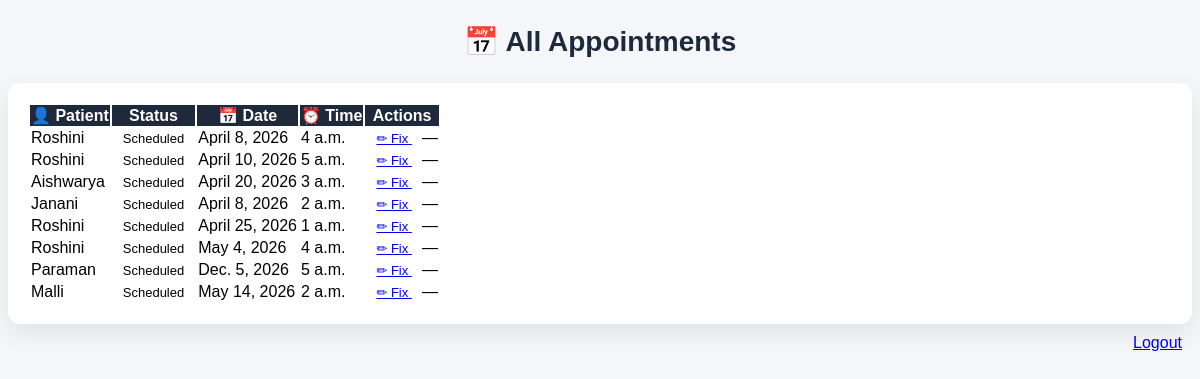
/happ/staff/appointments/ (signed in), run on the app's committed database.
### happ/models.py (models this page shows, shortened)
class Appointment(models.Model):
    STATUS_CHOICES = (
        ('PENDING', 'Pending'),
        ('VERIFIED', 'Verified'),
        ('SCHEDULED', 'Scheduled'),
        ('COMPLETED', 'Completed'),
        ('CANCELLED', 'Cancelled'),
    )
    appointment_id = models.AutoField(primary_key=True)
    patient = models.ForeignKey(Patient, on_delete=models.CASCADE)
    doctor = models.ForeignKey(Doctor, on_delete=models.SET_NULL, null=True, blank=True)
    reason = models.TextField()
    appointment_date = models.DateField(null=True, blank=True)
    appointment_time = models.TimeField(null=True, blank=True)
    status = models.CharField(max_length=20, choices=STATUS_CHOICES, default='PENDING')
    created_at = models.DateTimeField(auto_now_add=True)

class Patient(models.Model):
    patient_id = models.AutoField(primary_key=True)
    name = models.CharField(max_length=100)
    username = models.CharField(max_length=100, unique=True)
    password = models.CharField(max_length=100)
    dob = models.DateField()
    gender = models.CharField(max_length=10)
    phone = models.CharField(max_length=15)
    email = models.EmailField(unique=True)
    address = models.TextField()
    blood_group = models.CharField(max_length=5)

### happ/views.py (the view)
# urls.py: path('staff/appointments/', views.staff_appointments, name='staff_appointments'),
@login_required
def staff_appointments(request):
    appointments = Appointment.objects.all()
    return render(request, 'staff_appointments.html', {'appointments': appointments})

### happ/templates/staff_appointments.html (shortened to what this page needs)
{% block content %}
<div class="container py-4">
    <div class="page-title">📅 All Appointments</div>
    <div class="main-card">
        <div class="table-responsive">
            <table class="table align-middle text-center">
                <thead>
                    <tr>
                        <th>👤 Patient</th>
                        <th>Status</th>
                        <th>📅 Date</th>
                        <th>⏰ Time</th>
                        <th>Actions</th>
                    </tr>
                </thead>
                <tbody>
                    {% for a in appointments %}
                    <tr>
                        <td class="fw-semibold">
                            {{ a.patient.name }}
                        </td>
                        <td>
                            {% if a.status == 'PENDING' %}
                                <span class="badge bg-warning text-dark">Pending</span>
                            {% elif a.status == 'COMPLETED' %}
                                <span class="badge bg-success">Completed</span>
                            {% elif a.status == 'SCHEDULED' %}
                                <span class="badge bg-info text-dark">Scheduled</span>
                            {% else %}
                                <span class="badge bg-secondary">{{ a.status }}</span>
                            {% endif %}
                        </td>
                        <td>{{ a.appointment_date|default:"Not Fixed" }}</td>
                        <td>{{ a.appointment_time|default:"Not Fixed" }}</td>
                        <td>
                            <a href="{% url 'update_appointment' a.appointment_id %}"
                               class="btn btn-sm btn-outline-primary">
                                ✏ Fix
                            </a>
                            {% if a.status == 'COMPLETED' %}
                                <a href="{% url 'create_billing' a.appointment_id %}"
                                   class="btn btn-sm btn-success">
                                    💰 Bill
                                </a>
                            {% else %}
                                <span class="text-muted">—</span>
                            {% endif %}
                        </td>
                    </tr>
                    {% empty %}
                    <tr>
                        <td colspan="5" class="empty">
                            No appointments found
                        </td>
                    </tr>
                    {% endfor %}
                </tbody>
            </table>
        </div>
    </div>
</div>
{% endblock %}
<div style="text-align:right;padding:10px;"><a href="{% url 'logout' %}">Logout</a></div>

### happ/templates/staff_appointments.html (style rules this page uses)
.page-title { font-size:28px; font-weight:bold; color:#1e293b; margin:25px 0; text-align:center; }
.main-card { background:white; border-radius:12px; box-shadow:0 10px 25px rgba(0,0,0,0.08); padding:20px; }
.table thead { background:#1e293b; color:white; }
.badge { font-size:13px; padding:6px 10px; border-radius:8px; }
.btn-sm { border-radius:8px; font-size:13px; padding:6px 10px; }

### data on the page
Appointment: patient.name "Roshini", status "Scheduled", appointment_date "April 8, 2026", appointment_time "4 a.m."
Appointment: patient.name "Roshini", status "Scheduled", appointment_date "April 10, 2026", appointment_time "5 a.m."
Appointment: patient.name "Aishwarya", status "Scheduled", appointment_date "April 20, 2026", appointment_time "3 a.m."
Appointment: patient.name "Janani", status "Scheduled", appointment_date "April 8, 2026", appointment_time "2 a.m."
Appointment: patient.name "Roshini", status "Scheduled", appointment_date "April 25, 2026", appointment_time "1 a.m."
Appointment: patient.name "Roshini", status "Scheduled", appointment_date "May 4, 2026", appointment_time "4 a.m."
Appointment: patient.name "Paraman", status "Scheduled", appointment_date "Dec. 5, 2026", appointment_time "5 a.m."
Appointment: patient.name "Malli", status "Scheduled", appointment_date "May 14, 2026", appointment_time "2 a.m."
